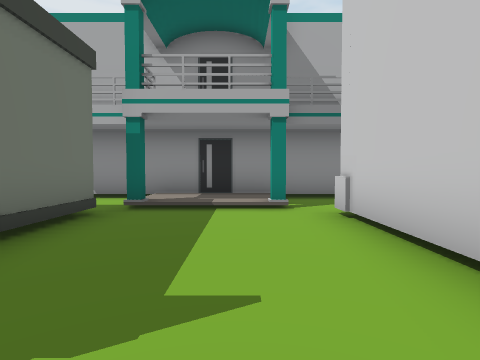
view 1 (above)

24 first-person views from a walk through a 3-D level made in the Unity game engine. The camera is 1.4 m above the floor, tilts 2° down and sees 80° across. The floor is counted in squares, 2 m on a side. Each view is taken from the middle of a square. On the plan, view 1 faces up. The plan holds only what a view shows up to about 10 squares ahead; the rest is blank. The place goes on beyond the plan.

view 2
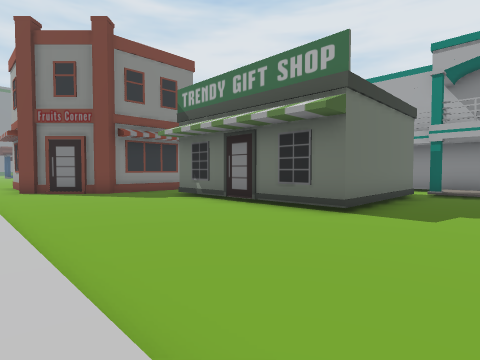

view 3
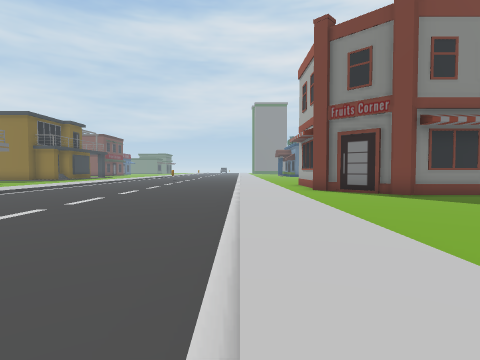

view 4
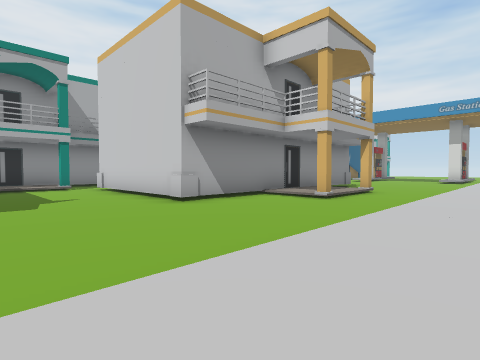

view 5
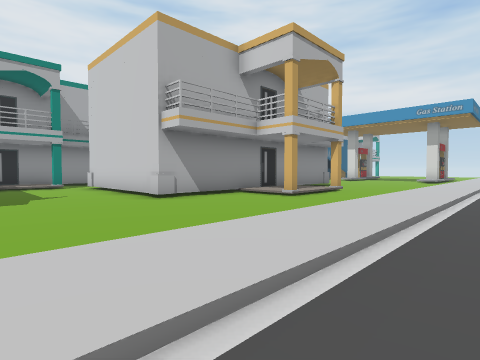

view 6
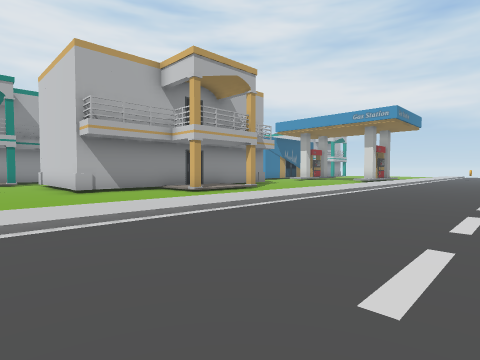

view 7
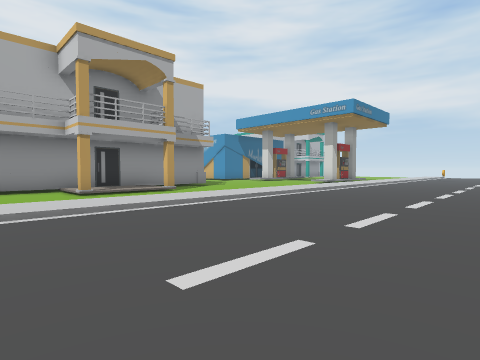

view 8
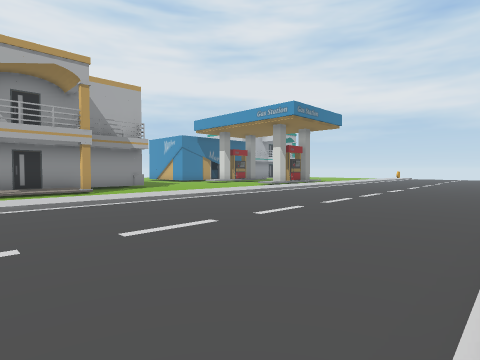

view 9
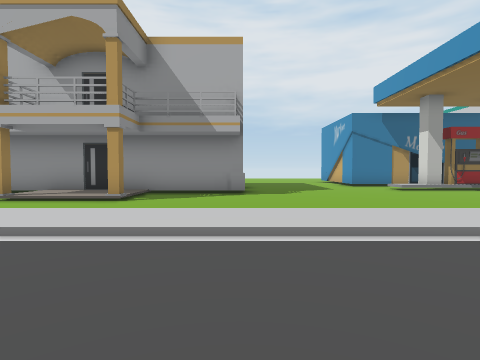

view 10
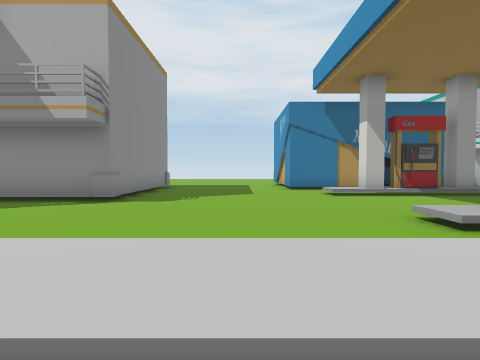

view 11
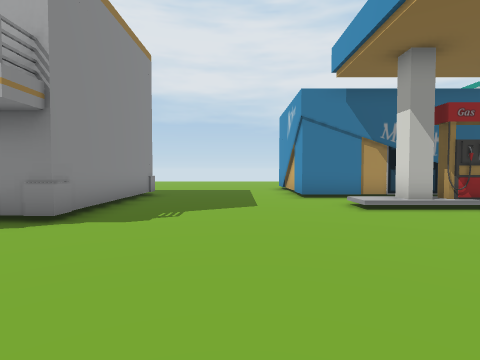

view 12
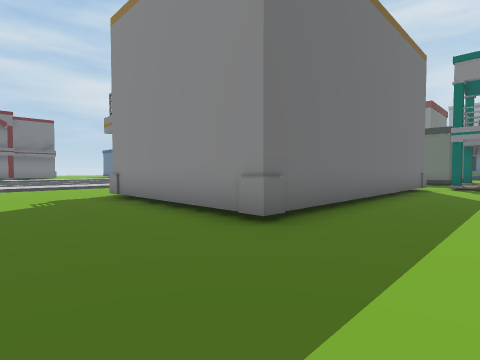

view 13
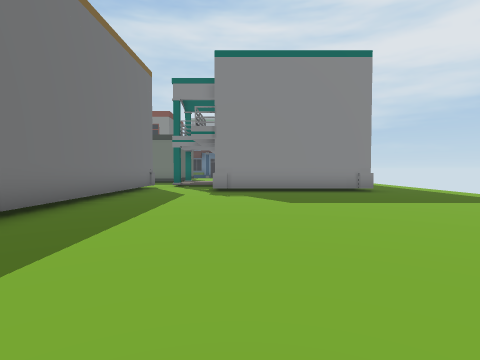

view 14
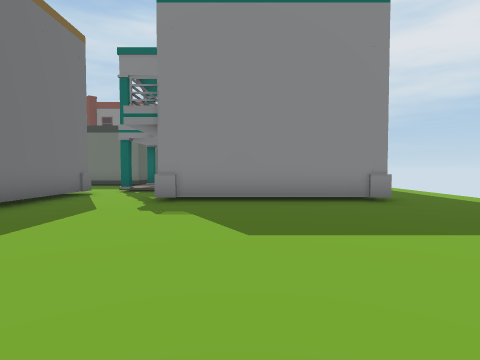

view 15
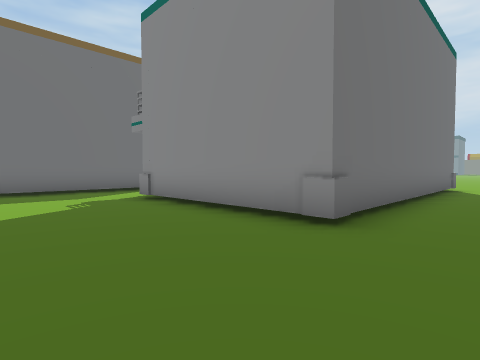

view 16
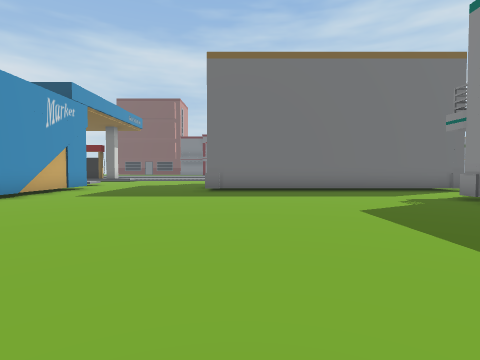

view 17
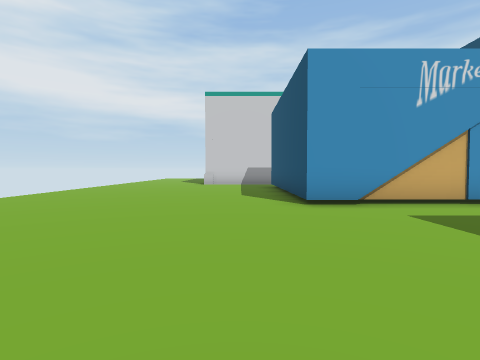

view 18
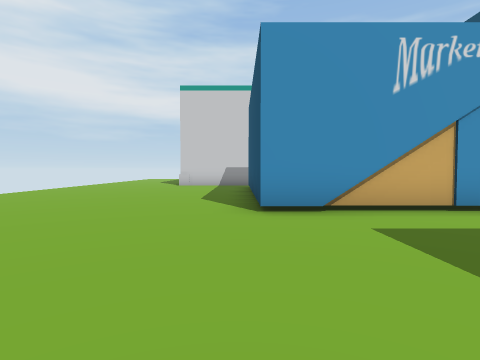

view 19
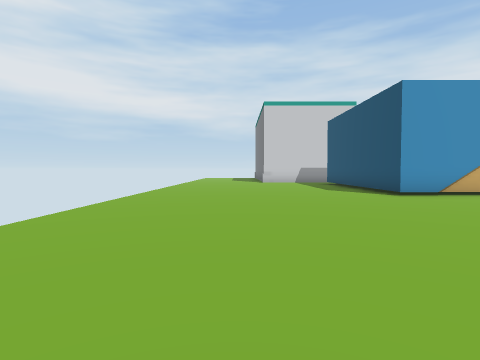

view 20
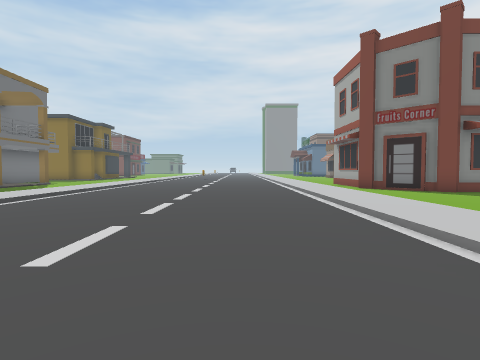

view 21
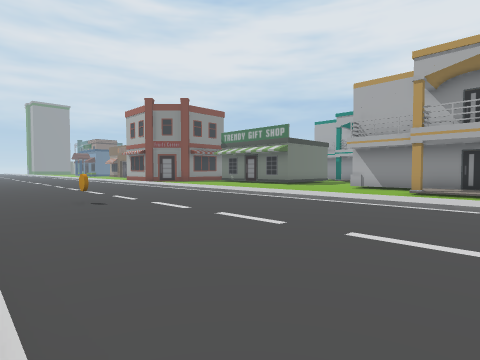

view 22
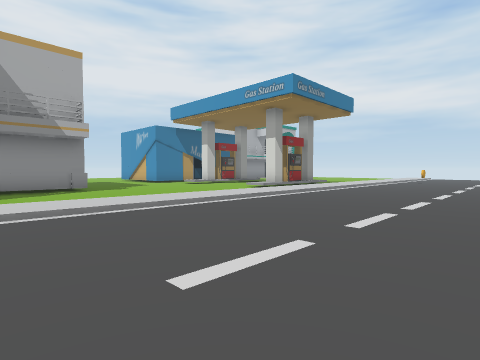

view 23
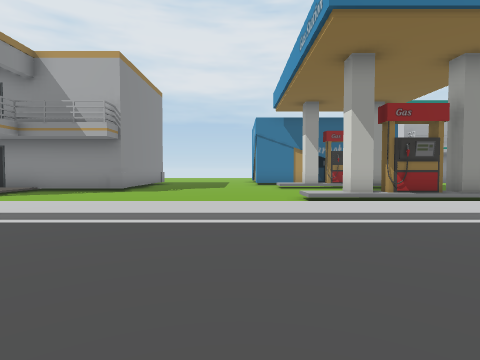

view 24
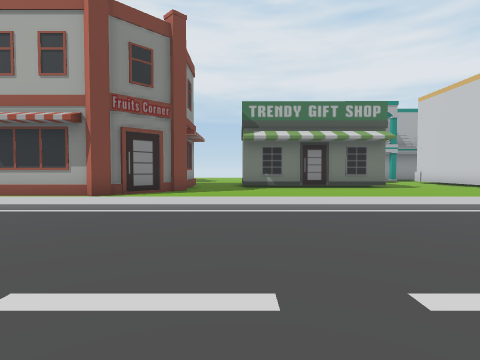

### Floor plan
Key: @ floor where view 1 was taken; # wall or solid block; . main floor; : floor 0.25 m higher than the main floor; + floor 0.5 m higher than the main floor; / step, stairs or slope; C coin.
Columns run from 12 left of view 1 to 17 right of it. Each row starts with its distance up from view 1.
 14              ....... .........
 13        .......................
 12        .########..............
 11                #..............
 10                #..............
  9                #..............
  8         ########..............
  7          ./::/.............###
  6          ./::/.............#
  5          .#//#.............#
  4          ##...#########....###
  3          #....#       #......
  2          #....#       #.......
  1   #      #....#       #.....+#
  0   #..#####..@.#########.......
 -1   #..............:::..........
 -2  #...............#:#.........
 -3 #.........................../#
 -4 ............................//
 -5 :::::::::::::::::::::::::::://
 -6 //////////////////////////////
 -7 ..............................
 -8 ..............................
 -9 ..............................
-10 ..............................
-11 ............C................
-12 .............................
-13 //////        ////////
-14 :::::

Where each view was taken, in squares from view 1:
view 1: 0 up, 0 right, facing up
view 2: 5 down, 0 right, facing up-left
view 3: 6 down, 2 left, facing left
view 4: 6 down, 2 left, facing up-right
view 5: 7 down, 2 left, facing up-right
view 6: 10 down, 1 left, facing up-right
view 7: 11 down, 2 right, facing up-right
view 8: 13 down, 4 right, facing up-right
view 9: 9 down, 10 right, facing up
view 10: 7 down, 13 right, facing up
view 11: 5 down, 13 right, facing up
view 12: 7 up, 13 right, facing down-left
view 13: 8 up, 13 right, facing left
view 14: 9 up, 10 right, facing left
view 15: 14 up, 7 right, facing down-left
view 16: 14 up, 9 right, facing down
view 17: 9 up, 9 right, facing right
view 18: 8 up, 10 right, facing right
view 19: 12 up, 7 right, facing right
view 20: 8 down, 1 left, facing left
view 21: 13 down, 7 right, facing up-left
view 22: 11 down, 7 right, facing up-right
view 23: 10 down, 14 right, facing up
view 24: 11 down, 8 left, facing up
